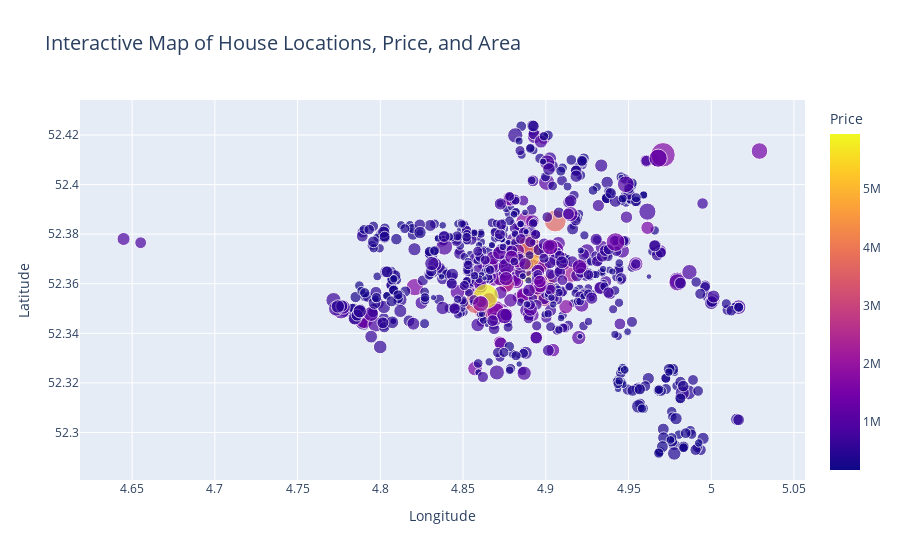

The notebook cell saved with this chart:
### Code cell
# Create an interactive scatter plot
fig = px.scatter(
    data,
    x="Lon",
    y="Lat",
    size="Area",            # Size of markers represents property area
    color="Price",          # Color of markers represents property price
    hover_name="Address",   # Hover text shows property address
    hover_data={"Price": True, "Area": True, "Zip": True},  # Additional info on hover
    title="Interactive Map of House Locations, Price, and Area",
    labels={"Lon": "Longitude", "Lat": "Latitude"},
    template="plotly"
)

# Improve layout
fig.update_layout(
    title_font_size=20,
    legend_title=dict(text="Price (€)"),
    xaxis=dict(title="Longitude"),
    yaxis=dict(title="Latitude"),
)

# Show the interactive plot
fig.show()

### Figure 1 — Plotly figure (JSON) as saved in the notebook; plotly's stock layout.template omitted (floating-point values rounded to 4 significant figures; data arrays with more than 128 entries replaced by an {"elided": "..."} marker saying what was removed)
{"data": [{"customdata": {"elided": "920x3 mixed values"}, "hovertemplate": "<b>%{hovertext}</b><br><br>Longitude=%{x}<br>Latitude=%{y}<br>Area=%{customdata[1]}<br>Price=%{marker.color}<br>Zip=%{customdata[2]}<extra></extra>", "hovertext": {"elided": "920 str values"}, "legendgroup": "", "marker": {"color": {"elided": "920 int values"}, "coloraxis": "coloraxis", "size": {"elided": "920 int values"}, "sizemode": "area", "sizeref": 1.558, "symbol": "circle"}, "mode": "markers", "name": "", "orientation": "v", "showlegend": false, "type": "scatter", "x": {"elided": "920 float values"}, "xaxis": "x", "y": {"elided": "920 float values"}, "yaxis": "y"}], "layout": {"coloraxis": {"colorbar": {"title": {"text": "Price"}}, "colorscale": [[0, "#0d0887"], [0.1111, "#46039f"], [0.2222, "#7201a8"], [0.3333, "#9c179e"], [0.4444, "#bd3786"], [0.5556, "#d8576b"], [0.6667, "#ed7953"], [0.7778, "#fb9f3a"], [0.8889, "#fdca26"], [1, "#f0f921"]]}, "legend": {"itemsizing": "constant", "title": {"text": "Price (€)"}, "tracegroupgap": 0}, "title": {"font": {"size": 20}, "text": "Interactive Map of House Locations, Price, and Area"}, "xaxis": {"anchor": "y", "domain": [0, 1], "title": {"text": "Longitude"}}, "yaxis": {"anchor": "x", "domain": [0, 1], "title": {"text": "Latitude"}}}}
